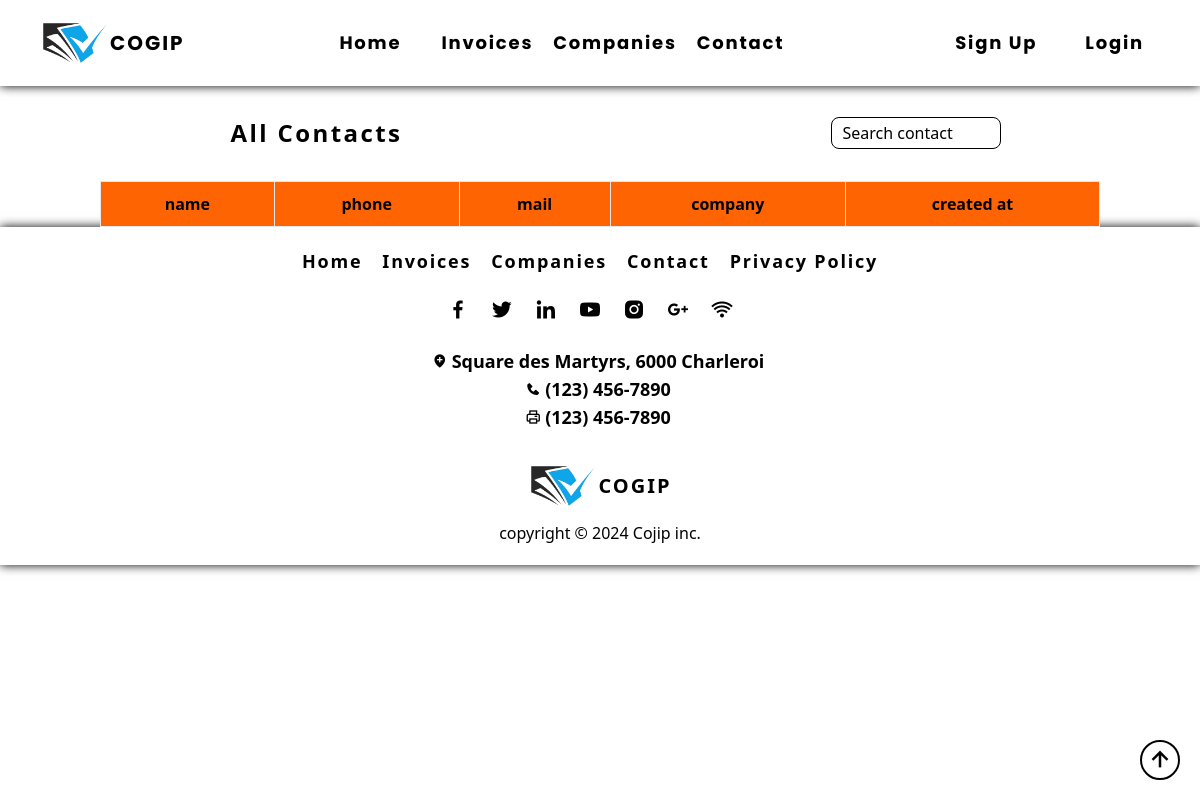
Before: /index.php?page=contacts-index with the older database file.
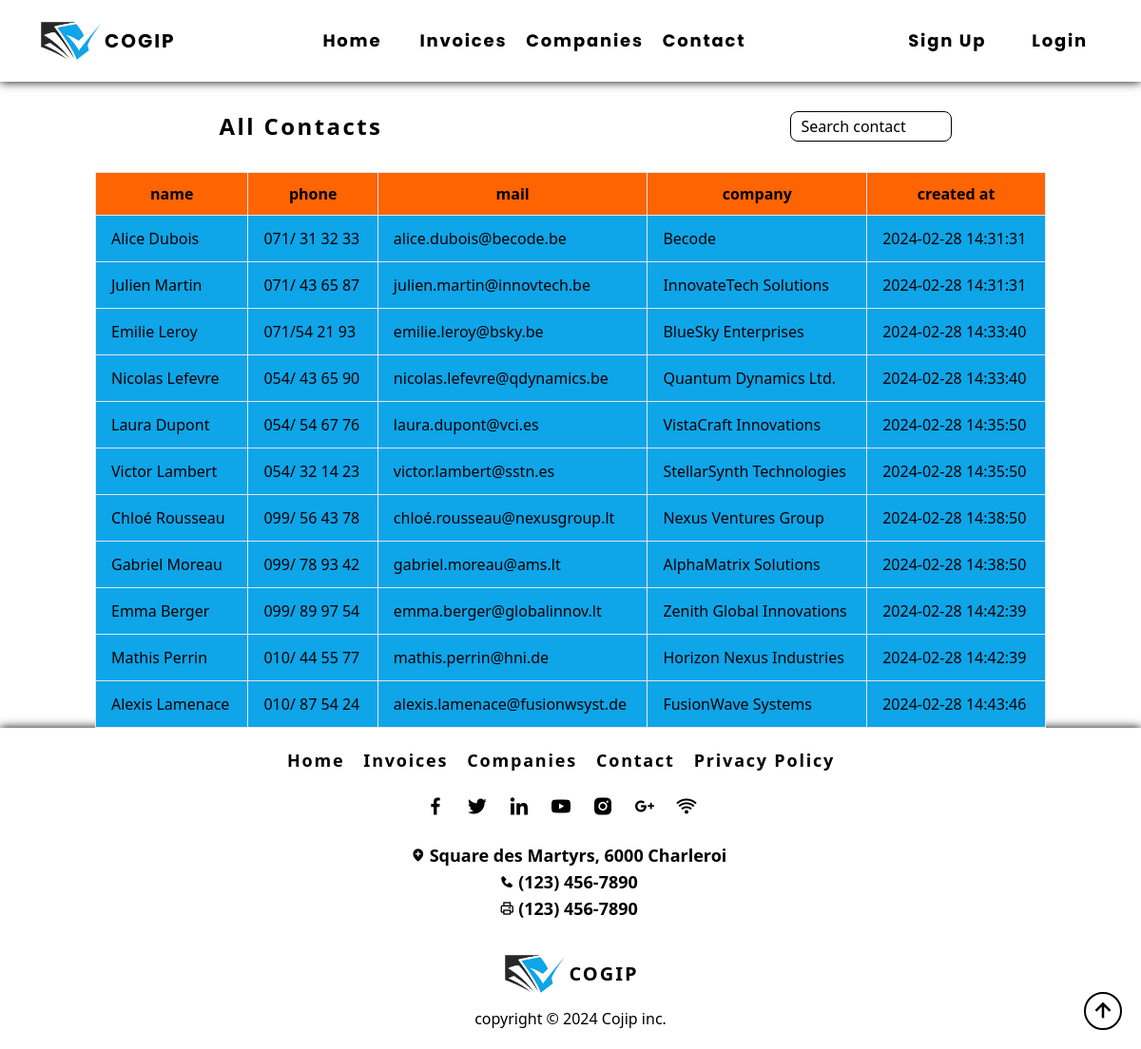
After: the same page with the newer database file.
### tables this page shows
CREATE TABLE `contacts` (
  `id` int(11) NOT NULL,
  `name` varchar(50) NOT NULL,
  `email` varchar(50) DEFAULT NULL,
  `company_id` int(11) DEFAULT NULL,
  `phone` varchar(50) DEFAULT NULL,
  `created_at` datetime DEFAULT current_timestamp(),
  `updated_at` datetime DEFAULT current_timestamp() ON UPDATE current_timestamp()
);

CREATE TABLE `companies` (
  `id` int(11) NOT NULL,
  `name` varchar(50) NOT NULL,
  `type_id` int(11) DEFAULT NULL,
  `country` varchar(50) DEFAULT NULL,
  `tva` varchar(50) DEFAULT NULL,
  `created_at` datetime DEFAULT current_timestamp(),
  `update_dat` datetime DEFAULT current_timestamp() ON UPDATE current_timestamp()
);

### Controller/ContactsController.php (called while the page is built, shortened)
<?php
class ContactsController {
    public function index()
    {
        $contacts = $this->getContacts();
        require('View/Contacts/index.php');
    }
    private function getContacts()
    {
        require('Connect/Cogip.php');
        $req = $bdd->prepare('SELECT * FROM contacts');
        $req->execute();
        $rawContacts = $req->fetchAll();
        $contacts = [];
        foreach ($rawContacts as $rawContact) {
            $contacts[] = new Contacts($rawContact['name'], $rawContact['email'], $rawContact['phone'], $rawContact['company_id'], $rawContact['created_at'], $rawContact['id']);
        }
        return $contacts;
    }
}

### Model/Contacts.php (called while the page is built, shortened)
<?php
class Contacts {
    public function __construct(string $name, string $email, string $phone, int $company_id, string $created_at, int $id) {
        $this->name = $name;
        $this->email = $email;
        $this->phone = $phone;
        $this->created_at = $created_at;
        $this->id = $id;
    }
}

### Controller/CompaniesController.php (called while the page is built, shortened)
<?php
class CompaniesController
{
    public function singleCompany($id) {
        require 'Connect/Cogip.php';
        $statement = $bdd->prepare("SELECT id, name, country, tva, created_at FROM companies WHERE id = $id");
        $statement->execute();
        $rawCompanies = $statement->fetchAll();
        $companies = [];
        foreach ($rawCompanies as $rawCompagny)
        {
            $companies[] = new Companies($rawCompagny['name'], $rawCompagny['country'], $rawCompagny['tva'], $rawCompagny['created_at'], $rawCompagny['id']);
        }
        return $companies;
    }
}

### Model/Compagnies.php (called while the page is built, shortened)
<?php
class Companies
{
    public function __construct(string $name, string $country, string $tvaNumber, string $created_at, int $id)
    {
        $this->name = $name;
    }
}

### View/Contacts/index.php (the view)
<?php require 'View/includes/header.php' ?>
<main class="pt-[85px] min-h-[120vh]">
    <section>
        <div class="w-full flex flex-col justify-center items-center">
            <div class="w-full flex justify-around items-center">
                <h2 class="title_contact font-bold text-2xl capitalize tracking-widest m-8">all contacts</h2>
                <input class="focus:outline-none placeholder:text-black rounded-lg p-2.5 border border-solid border-black h-8 w-[170px]" type="text" name="table_invoice_search" placeholder="Search contact">
            </div>
            <div class="table_contact scroll-shadow-table border-black">
                <table class="mx-auto w-[1000px]">
                    <thead class="bg-primary-color-orange">
                        <tr>
                            <th class="px-4 py-2.5 border">name</th>
                            <th class="px-4 py-2.5 border">phone</th>
                            <th class="px-4 py-2.5 border">mail</th>
                            <th class="px-4 py-2.5 border">company</th>
                            <th class="px-4 py-2.5 border">created at</th>
                        </tr>
                    </thead>
                    <tbody>
                        <?php foreach ($contacts as $contact) : ?>
                            <?php $company = (new CompaniesController())->singleCompany($contact->company_id); ?>
                            <tr>
                                <td class="bg-sky-500/100 px-4 py-3 border"><a href='index.php?page=contacts-show&id=<?= $contact->id ?>'><?= $contact->name ?></a></td>
                                <td class="bg-sky-500/100 px-4 py-3 border"><?= $contact->phone ?></td>
                                <td class="bg-sky-500/100 px-4 py-3 border"> <?= $contact->email ?></td>
                                <td class="bg-sky-500/100 px-4 py-3 border"> <?= $company[0]->name ?></td>
                                <td class="bg-sky-500/100 px-4 py-3 border"> <?= $contact->created_at ?></td>
                            </tr>
                        <?php endforeach; ?>
                    </tbody>
                </table>
            </div>
        </div>
    </section>
</main>
<?php require 'View/includes/footer.php' ?>

Changed rows visible on the page:
added contacts: name "Alice Dubois", phone "071/ 31 32 33", email "alice.dubois@becode.be", company.name "Becode", created_at "2024-02-28 14:31:31"
added contacts: name "Julien Martin", phone "071/ 43 65 87", email "julien.martin@innovtech.be", company.name "InnovateTech Solutions", created_at "2024-02-28 14:31:31"
added contacts: name "Emilie Leroy", phone "071/54 21 93", email "emilie.leroy@bsky.be", company.name "BlueSky Enterprises", created_at "2024-02-28 14:33:40"
added contacts: name "Nicolas Lefevre", phone "054/ 43 65 90", email "nicolas.lefevre@qdynamics.be", company.name "Quantum Dynamics Ltd.", created_at "2024-02-28 14:33:40"
added contacts: name "Laura Dupont", phone "054/ 54 67 76", email "laura.dupont@vci.es", company.name "VistaCraft Innovations", created_at "2024-02-28 14:35:50"
added contacts: name "Victor Lambert", phone "054/ 32 14 23", email "victor.lambert@sstn.es", company.name "StellarSynth Technologies", created_at "2024-02-28 14:35:50"
added contacts: name "Chloé Rousseau", phone "099/ 56 43 78", email "chloé.rousseau@nexusgroup.lt", company.name "Nexus Ventures Group", created_at "2024-02-28 14:38:50"
added contacts: name "Gabriel Moreau", phone "099/ 78 93 42", email "gabriel.moreau@ams.lt", company.name "AlphaMatrix Solutions", created_at "2024-02-28 14:38:50"
added contacts: name "Emma Berger", phone "099/ 89 97 54", email "emma.berger@globalinnov.lt", company.name "Zenith Global Innovations", created_at "2024-02-28 14:42:39"
added contacts: name "Mathis Perrin", phone "010/ 44 55 77", email "mathis.perrin@hni.de", company.name "Horizon Nexus Industries", created_at "2024-02-28 14:42:39"
added contacts: name "Alexis Lamenace", phone "010/ 87 54 24", email "alexis.lamenace@fusionwsyst.de", company.name "FusionWave Systems", created_at "2024-02-28 14:43:46"
